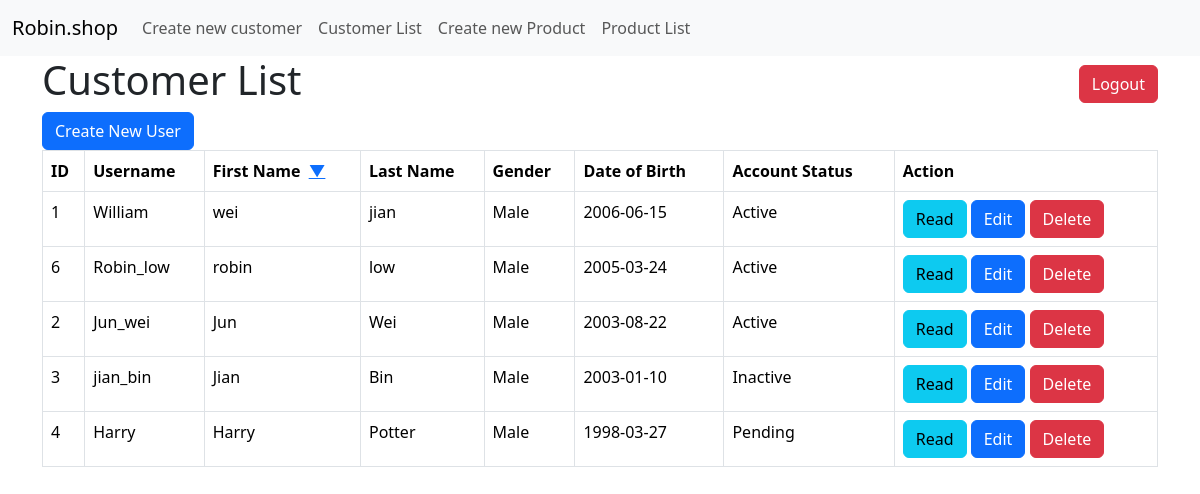
/customer_list.php?sort_column=first_name&sort_order=desc, run on the app's committed database.
### tables this page shows
CREATE TABLE IF NOT EXISTS `customers` (
  `id` int NOT NULL AUTO_INCREMENT,
  `username` varchar(50) NOT NULL,
  `password` varchar(10) NOT NULL,
  `first_name` varchar(50) NOT NULL,
  `last_name` varchar(50) NOT NULL,
  `gender` enum('Male','Female') NOT NULL,
  `date_of_birth` date NOT NULL,
  `registration_date_time` timestamp NULL DEFAULT CURRENT_TIMESTAMP,
  `account_status` varchar(20) NOT NULL,
  PRIMARY KEY (`id`)
);

### customer_list.php (the view, shortened to what this page needs)
<!DOCTYPE HTML>
<html>
<?php include 'Menu.php'; ?>
<head>
    <link href="https://cdn.jsdelivr.net/npm/bootstrap@5.3.3/dist/css/bootstrap.min.css" rel="stylesheet">
</head>
<body>
    <div class="container">
        <div class="page-header d-flex justify-content-between align-items-center">
            <h1>Customer List</h1>
            <a href="logout.php" class="btn btn-danger">Logout</a>
        </div>
        <?php
        include 'config/database.php';
        $valid_columns = ['first_name', 'account_status', 'date_of_birth'];
        $sort_column = isset($_GET['sort_column']) && in_array($_GET['sort_column'], $valid_columns) ? $_GET['sort_column'] : 'first_name';
        $sort_order = isset($_GET['sort_order']) && $_GET['sort_order'] === 'desc' ? 'DESC' : 'ASC';
        $query = "SELECT id, username, first_name, last_name, gender, date_of_birth, account_status FROM customers ORDER BY $sort_column $sort_order";
        $stmt = $con->prepare($query);
        $stmt->execute();
        $num = $stmt->rowCount();
        echo "<a href='customer_create.php' class='btn btn-primary m-b-1em'>Create New User</a>";
        if ($num > 0) {
            echo "<table class='table table-hover table-responsive table-bordered'>";
            echo "<tr>";
            $first_name_sort_order = ($sort_column == 'first_name' && $sort_order == 'ASC') ? 'desc' : 'asc';
            $account_status_sort_order = ($sort_column == 'account_status' && $sort_order == 'ASC') ? 'desc' : 'asc';
            $dob_sort_order = ($sort_column == 'date_of_birth' && $sort_order == 'ASC') ? 'desc' : 'asc';
            echo "<th>ID</th>";
            echo "<th>Username</th>";
            echo "<th>
                    First Name
                    <a href='?sort_column=first_name&sort_order=$first_name_sort_order' class='ms-1'>
                        " . ($sort_column == 'first_name' ? ($sort_order == 'ASC' ? '▲' : '▼') : '') . "
                    </a>
                  </th>";
            echo "<th>Last Name</th>";
            echo "<th>Gender</th>";
            echo "<th>
                    Date of Birth
                    <a href='?sort_column=date_of_birth&sort_order=$dob_sort_order' class='ms-1'>
                        " . ($sort_column == 'date_of_birth' ? ($sort_order == 'ASC' ? '▲' : '▼') : '') . "
                    </a>
                  </th>";
            echo "<th>
                    Account Status
                    <a href='?sort_column=account_status&sort_order=$account_status_sort_order' class='ms-1'>
                        " . ($sort_column == 'account_status' ? ($sort_order == 'ASC' ? '▲' : '▼') : '') . "
                    </a>
                  </th>";
            echo "<th>Action</th>";
            echo "</tr>";
            while ($row = $stmt->fetch(PDO::FETCH_ASSOC)) {
                extract($row);
                echo "<tr>";
                echo "<td>{$id}</td>";
                echo "<td>{$username}</td>";
                echo "<td>{$first_name}</td>";
                echo "<td>{$last_name}</td>";
                echo "<td>{$gender}</td>";
                echo "<td>{$date_of_birth}</td>";
                echo "<td>{$account_status}</td>";
                echo "<td>
                        <a href='customer_read.php?id={$id}' class='btn btn-info m-r-1em'>Read</a>
                        <a href='customer_update.php?id={$id}' class='btn btn-primary m-r-1em'>Edit</a>
                        <a href='?confirm_delete={$id}' class='btn btn-danger' onclick='return confirm(\"Are you sure you want to delete this customer?\");'>Delete</a>
                      </td>";
                echo "</tr>";
            }
            echo "</table>";
        } else {
            echo "<div class='alert alert-danger'>No customers found.</div>";
        }
        ?>
    </div>
</body>
</html>

### data on the page
customers: id "1", username "William", first_name "wei", last_name "jian", gender "Male", date_of_birth "2006-06-15", account_status "Active"
customers: id "6", username "Robin_low", first_name "robin", last_name "low", gender "Male", date_of_birth "2005-03-24", account_status "Active"
customers: id "2", username "Jun_wei", first_name "Jun", last_name "Wei", gender "Male", date_of_birth "2003-08-22", account_status "Active"
customers: id "3", username "jian_bin", first_name "Jian", last_name "Bin", gender "Male", date_of_birth "2003-01-10", account_status "Inactive"
customers: id "4", username "Harry", first_name "Harry", last_name "Potter", gender "Male", date_of_birth "1998-03-27", account_status "Pending"
